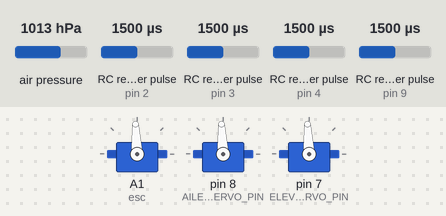
Bench run of a sketch on a simulated Arduino Uno, built with avr-gcc and run on an emulated ATmega328P. Parts: 3 × servo. Wiring (inferred from the names in the program): 4 × RC receiver channel: data pin 2 / data pin 3 / data pin 4 / data pin 9. The test bench sets the inputs (shaded band); at power-on: RC receiver pulse (sensors on pin 2, pin 3, pin 4, pin 9) 1500 µs, air pressure 1013 hPa. Storage starts empty.

Above: at 1.2 s.
1.3 s: RC receiver pulse (sensor on pin 2) set to 1020 µs
At 2.5 s:
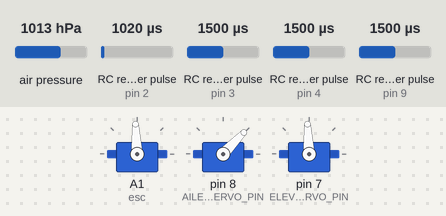
2.8 s: RC receiver pulse (sensor on pin 3) set to 1020 µs
At 3.4 s:
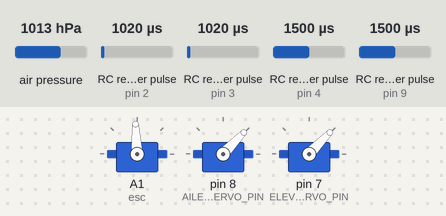
4.3 s: RC receiver pulse (sensor on pin 4) set to 1020 µs
At 5.0 s:
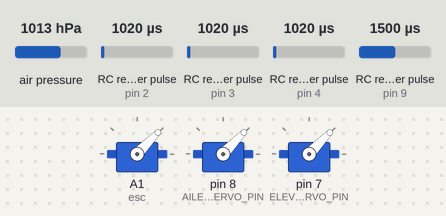
5.8 s: RC receiver pulse (sensor on pin 2) set to 1250 µs
At 6.8 s:
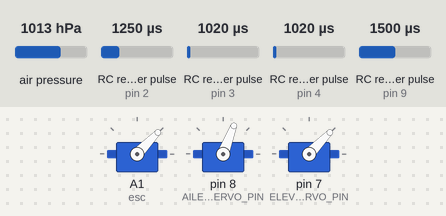
7.3 s: RC receiver pulse (sensor on pin 3) set to 1250 µs
At 8.5 s:
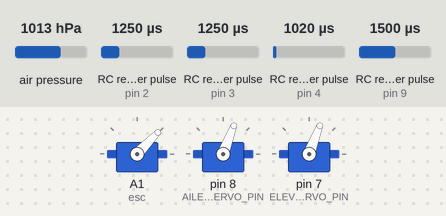
8.8 s: RC receiver pulse (sensor on pin 4) set to 1250 µs
At 9.1 s:
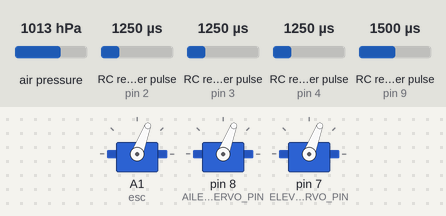
Timing chart, 0 to 11.3 s (numbered marks = the images above; inputs shaded):
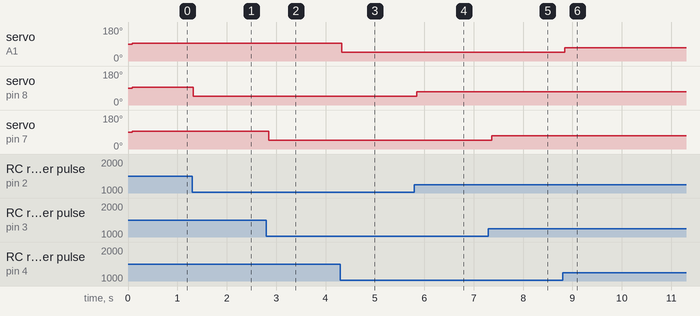

Measured:
- after the input at 1.3 s, servo on pin 8 (AILERON_SERVO_PIN): 93° → 46° at once
- after the input at 2.8 s, servo on pin 7 (ELEVATOR_SERVO_PIN): 93° → 46° after 0.05 s
- after the input at 4.3 s, servo on A1 (esc): 93° → 46° at once
- after the input at 5.8 s, servo on pin 8 (AILERON_SERVO_PIN): 46° → 69° after 0.05 s
- after the input at 7.3 s, servo on pin 7 (ELEVATOR_SERVO_PIN): 46° → 69° after 0.07 s
- after the input at 8.8 s, servo on A1 (esc): 46° → 69° after 0.05 s

The sketch:

firmware.ino
```cpp
#include "Servo.h"
#include <Wire.h>
#include <SPI.h>
#include <SD.h>
#include <Adafruit_BMP085.h>
#include <Adafruit_Sensor.h>
#include <Adafruit_HMC5883_U.h>


/*********************************************
 * ELECTRONICS SETUP
 *********************************************
 *
 * RECEIVER
 * channel1 = digital 2
 * channel2 = digital 3
 * channel3 = digital 4
 * channel4 = digital 5
 * channel5 = digital 9
 *
 * ACTUATORS
 * esc = analog 1
 * ailerion servo = digital 8
 * elevator servo = digital 7
 *
 * I2C DEVICES
 * SCL = analog 5
 * SDA = analog 4
 *
 * SPI SD READER
 * CS = digital 10
 * MOSI = digital 11
 * MISO = digital 12
 * SCK = digital 13
*/


/*********************************************
CONSTANTS
*********************************************/

//receiver channel input pins
const int CHANNEL_1 = 2; //aileron
const int CHANNEL_2 = 3; //elevator
const int CHANNEL_3 = 4; //throttle
const int CHANNEL_4 = 5;
const int CHANNEL_5 = 9; //gps-on switch

//output pins (to plane)
const int AILERON_SERVO_PIN = 8;
const int ELEVATOR_SERVO_PIN = 7;
//throttle is A1

const int GPS_ON_MICROSECONDS_VALUE = 2000;

//Height controller tuning values
//elevator controller
const int P_HEIGHT = 23;
const int EC_CAP_UPPER = 100;
const int EC_CAP_LOWER = 50;
//throttle controller
const int P_HEIGHT_T = 9;
const int TC_CAP_UPPER = 100;
const int TC_CAP_LOWER = 50;

//heading controller tuning values
const int P_HEADING = 1.4;

//actuator microsecond offset values
const int ELEVATOR_SERVO_MICROSECONDS_OFFSET = 1110;
const int AILERON_SERVO_MICROSECONDS_OFFSET = 1420;
const int THROTTLE_SERVO_MICROSECONDS_OFFSET = 1700;


/*********************************************
MODELS
*********************************************/

class Coordinates {
  public:
    char lng[20];
    char lat[20];

    Coordinates() {}

    Coordinates(char* la, char* ln) {
      strcpy(lat, la);
      strcpy(lng, ln);
    }
};

class Waypoint {
  public:
    Coordinates location;
    int ft_altitude;
    bool drop_on_arrival;

    Waypoint() {}

    Waypoint(Coordinates loc, int alt, bool drop) {
      location = loc;
      ft_altitude = alt;
      drop_on_arrival = drop;
    }

    Waypoint& operator=(Waypoint const& obj) {
      location = obj.location;
      ft_altitude = obj.ft_altitude;
      drop_on_arrival = obj.drop_on_arrival;
      return *this;
    }
};

class Controller {
  public:
    int pwm_elevator;
    int pwm_aileron;
    int pwm_throttle;
    int pwm_gps;

  Controller() {
    pwm_elevator = ELEVATOR_SERVO_MICROSECONDS_OFFSET;
    pwm_aileron = AILERON_SERVO_MICROSECONDS_OFFSET;
    pwm_throttle = THROTTLE_SERVO_MICROSECONDS_OFFSET;
    pwm_gps = 0; //off
  }
};


/*********************************************
VARIABLES
*********************************************/

//Sensors
Adafruit_BMP085 bmp;

//Actuators
Servo esc;
Servo elevator;
Servo aileron;

//Flight
int ALTITUDE; //define once in setup
int AILERON_TARGET = AILERON_SERVO_MICROSECONDS_OFFSET;
Controller REMOTE_INPUT;
Waypoint CURRENT_WAYPOINT;
int WP_INDEX;
int WP_LENGTH;
bool REPEAT_FLIGHT;
bool RETURN_HOME;

/*********************************************
FUNCTIONS
*********************************************/

//converts null-terminated charArray to integer
int charArrayToInt(char* charArr) {
  String string = String(charArr);
  return int(string.toInt());
}

//gets line of text from open file object
void getNextFileLine(File file, char* string) {
  int line_len = 0;
  for(int i = 0; file.available(); i++) {
    if(char(file.peek()) == '\n') {
      file.seek(file.position() + 1);
      break;
    }
    line_len++;
    string[i] = char(file.read());
  }

  string[line_len] = '\0'; //null terminate
}

//returns a populated Waypoint object from a flight file and index
Waypoint loadWaypoint(int index) {
    File flight = SD.open("flight.txt");
    flight.seek(0); //reset file position
    char string[20];
    getNextFileLine(flight, string); getNextFileLine(flight, string); getNextFileLine(flight, string); //remove flight settings and newline

    for(int i = 0; i < index * 5; i++) getNextFileLine(flight, string); //each waypoint is five lines

    getNextFileLine(flight, string);
    bool drop = charArrayToInt(string);

    getNextFileLine(flight, string);
    int ft_altitude = charArrayToInt(string);

    getNextFileLine(flight, string);
    Coordinates coords(string, new char);
    getNextFileLine(flight, string);
    strcpy(coords.lng, string);
    flight.close();

    Waypoint wp_out(coords, ft_altitude, drop);

    return wp_out;
}

//caps value in both directions if past respective max deviation
int cap(int value, int zero, int upper, int lower) {
    if(value > (zero + upper)) value = int(zero + upper);
    if(value < (zero - lower)) value = int(zero - lower);
    return value;
}

//calculates the degrees-from-north heading between two Coordinates objects
double getTargetHeading(Coordinates c1, Coordinates c2) {

}

//reads current degrees-from-north heading from magnetometer
double getHeading() {

}

//returns the ft difference in current altitude and the ALTITUDE global varible
double getAltitude(Adafruit_BMP085 b_sensor) {
  double ft_altitude = (b_sensor.readAltitude() - ALTITUDE)*3.28084; //get difference and convert from meters to feet
  return ft_altitude;
}

//returns current coordinates
Coordinates getCurrentCoordinates() {

}


//determines if waypoint has been reached
bool hasArrived(Waypoint waypoint) {
  return false;
}

//drops plane payload
void dropPayload() {

}


void setup() {
  Serial.begin(9600);

  //Initialize SD card
  if (!SD.begin(10)) {
    Serial.println("SD card initialization failed!");
    while(1) {}
  }
  pinMode(10, OUTPUT); //cs must be output

  //Controller inputs
  pinMode(CHANNEL_1, INPUT);
  pinMode(CHANNEL_2, INPUT);
  pinMode(CHANNEL_3, INPUT);
  pinMode(CHANNEL_4, INPUT);
  pinMode(CHANNEL_5, INPUT);

  //Actuators
  esc.attach(A1);
  aileron.attach(AILERON_SERVO_PIN);
  elevator.attach(ELEVATOR_SERVO_PIN);

  //Sensors
  if(!bmp.begin()) {
   Serial.println("Unable to find BMP180 device.");
    while (1) {}
  }
  //set global altitude zero-variable
  ALTITUDE = bmp.readAltitude();

  //Load flight file
  File FLIGHT = SD.open("flight.txt");
  char string[20];

  getNextFileLine(FLIGHT, string);
  REPEAT_FLIGHT = bool(charArrayToInt(string));
  getNextFileLine(FLIGHT, string);
  RETURN_HOME = charArrayToInt(string);

  int wpt_count = 0;
  while(FLIGHT.available()) {
    getNextFileLine(FLIGHT, string);
    if(string[0] == '\0') wpt_count++;
  }
  FLIGHT.close();

  WP_LENGTH = wpt_count;
  WP_INDEX = 0;

  CURRENT_WAYPOINT = loadWaypoint(WP_INDEX);

  SD.remove("datalog.txt");
}

//loop varibles
double feet_target = 0;
int count = 0;

void loop() {

    REMOTE_INPUT.pwm_gps = pulseIn(CHANNEL_5, HIGH);

//  // Serial data logging
//  REMOTE_INPUT.pwm_aileron = pulseIn(CHANNEL_1, HIGH);
//  REMOTE_INPUT.pwm_elevator = pulseIn(CHANNEL_2, HIGH);
//  REMOTE_INPUT.pwm_throttle = pulseIn(CHANNEL_3, HIGH);
//  Serial.println("AUTOPILOT: " + String(REMOTE_INPUT.pwm_gps) + ", " + "AILERON: " + String(REMOTE_INPUT.pwm_aileron) + ", " + "ELEVATOR: " + String(REMOTE_INPUT.pwm_elevator) + ", " + "THROTTLE: " + String(REMOTE_INPUT.pwm_throttle) + ", ");

  if(REMOTE_INPUT.pwm_gps > GPS_ON_MICROSECONDS_VALUE) {
    if(count == 0) feet_target = 100; //on first cycle

    //CHECK WAYPOINT ARRIVAL
    if(hasArrived(CURRENT_WAYPOINT)) {
      if(CURRENT_WAYPOINT.drop_on_arrival) {
        dropPayload();
      }
      if(WP_INDEX == WP_LENGTH - 1) { //is last waypoint
        if(RETURN_HOME || REPEAT_FLIGHT) WP_INDEX = -1;
        else WP_INDEX--;
      }
      WP_INDEX++; //either 0 or last waypoint when final wp is reached
      CURRENT_WAYPOINT = loadWaypoint(WP_INDEX);
    }

    //Manual control
    REMOTE_INPUT.pwm_aileron = pulseIn(CHANNEL_1, HIGH);//symetricCap(pulseIn(CHANNEL_1, HIGH), AILERON_SERVO_MICROSECONDS_OFFSET, 95);
//    REMOTE_INPUT.pwm_elevator = ELEVATOR_SERVO_MICROSECONDS_OFFSET;
//    REMOTE_INPUT.pwm_throttle = pulseIn(CHANNEL_3, HIGH);


    //HEADING CORRECTION


    //HEIGHT CORRECTION
    double alt = getAltitude(bmp);
    double alt_error = (feet_target - alt);

    //Elevator controller
    double e_gain = (alt_error*P_HEIGHT);
    double e_out = ELEVATOR_SERVO_MICROSECONDS_OFFSET + e_gain;
    e_out = cap(e_out, ELEVATOR_SERVO_MICROSECONDS_OFFSET, EC_CAP_UPPER, EC_CAP_LOWER);
    REMOTE_INPUT.pwm_elevator = int(e_out);

    //Throttle controller
    double t_gain = (alt_error*P_HEIGHT_T);
    double t_out = THROTTLE_SERVO_MICROSECONDS_OFFSET + t_gain;
    t_out = cap(t_out, THROTTLE_SERVO_MICROSECONDS_OFFSET, TC_CAP_UPPER, TC_CAP_LOWER);
    REMOTE_INPUT.pwm_throttle = int(t_out);


    //AILERON CORRECTION


    //data_log to sd card
    File data_log = SD.open("datalog.txt", FILE_WRITE);
    if(data_log) {
      data_log.println("-----------------------------------------------------");
      data_log.println("Altitude: " + String(alt) + " | Target: " + String(feet_target));
      data_log.println("Elevator Correction (capped: total gain + offset): " + String(e_gain) + "  +  " +  ELEVATOR_SERVO_MICROSECONDS_OFFSET + " = " + String(REMOTE_INPUT.pwm_elevator));
      data_log.println("Throttle Correction: " + String(t_gain) + "  +  " +  THROTTLE_SERVO_MICROSECONDS_OFFSET + " = " + String(REMOTE_INPUT.pwm_throttle));
      data_log.println("-----------------------------------------------------");
      data_log.close();
    }else {
      Serial.println("unable to open datalog file.");
    }


    count++;

  } else {
      count = 0;
      //READ HUMAN CONTROLLER INPUT
      REMOTE_INPUT.pwm_elevator = pulseIn(CHANNEL_2, HIGH);
      REMOTE_INPUT.pwm_aileron = pulseIn(CHANNEL_1, HIGH);
      REMOTE_INPUT.pwm_throttle = pulseIn(CHANNEL_3, HIGH);
  }


  //APPLY VALUES
  aileron.writeMicroseconds(REMOTE_INPUT.pwm_aileron);
  elevator.writeMicroseconds(REMOTE_INPUT.pwm_elevator);
  esc.writeMicroseconds(REMOTE_INPUT.pwm_throttle);


}
```
